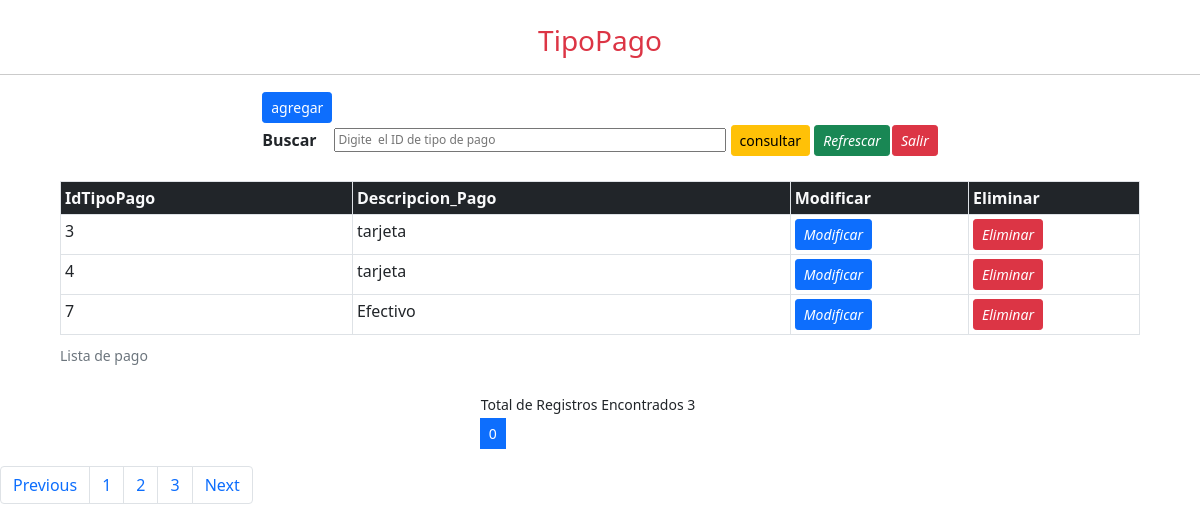
The page /Vistas/TipoPago.php on the database its author committed.
### tables this page shows
CREATE TABLE `tipopago` (
  `IdTipoPago` int(10) NOT NULL AUTO_INCREMENT,
  `Descripcion_Pago` varchar(45) NOT NULL,
  PRIMARY KEY (`IdTipoPago`)
);

### Vistas/TipoPago.php (the view, shortened to what this page needs)
<?php
 include('../Conexion/conectar.php');
?>
<?php
$maximoDatos = 4;
$paginaNumero = 0;
$inicia = $paginaNumero * $maximoDatos;
?>
<?php
if(isset($_POST['consulta'])){
                                $c = new Conexion();
                                $cone = $c->conectando();
                                $sql = "select * from  tipopago  where IdTipoPago LIKE '%$obj->IdTipoPago%'";
                                $limite =sprintf("%s limit %d, %d",$sql, $inicia, $maximoDatos);
                                $resultado = mysqli_query($cone,$limite);
                                $arreglo = mysqli_fetch_row($resultado);
                            }else{
                                $c = new Conexion();
                                $cone = $c->conectando();
                                $sql = "select * from tipopago order by IdTipoPago";
                                $limite =sprintf("%s limit %d, %d",$sql, $inicia, $maximoDatos);
                                $resultado = mysqli_query($cone,$limite);
                                $arreglo = mysqli_fetch_row($resultado);
}
?>
<?php
if(isset($_GET['totalArreglo'])){
	$totalArreglo = $_GET['totalArreglo'];
}
	else{
		$lista = mysqli_query($cone,$sql);
		$totalArreglo = mysqli_num_rows($lista);
	}
?>
<!Doctype html>
<html lang="es">
    <head>
        <link rel="stylesheet" href="../estilos/css/bootstrap.min.css">
        <link rel="stylesheet" href="../Vistas/css/bootstrap.min.css">
    </head>
    <body>
        <center>
          <br>
            <h3 class=" text-danger font-weight-normal  " >TipoPago</h3>
            <hr style="height:1px;border:none;color:#333;background-color:#333;">
            <form name="tipopago" action="" method="POST">
            <table >
                 <tr>
                    <td>
                             <a  href="TipoPagoAgregar.php"><button type="button" class="btn btn-primary btn-sm "><i class="fa fa-file-text-o" aria-hidden="true"></i>agregar</button></a>
                    </td>
                </tr>
                 <tr>
		                <th><label for="tipopago">Buscar</label></th>
		                <th><input style="font-size:12px" type="text" id="IdTipoPago" name="IdTipoPago"   placeholder="Digite  el ID de tipo de pago " size="50" >
                            <button type="submit" name="consulta" class="btn btn-warning btn-sm" ><i class="fa fa-search" aria-hidden="true"></i>consultar</button>
		                    <button type="submit" class="btn btn-success btn-sm"><i class="fa fa-undo" aria-hidden="true">Refrescar</i></button>
		                </th>
		                <th><button type="button" class="btn btn-danger btn-sm"><i class="fa fa-sign-out" aria-hidden="true">Salir</i></button></th>
                </tr>
            </table>
        </center>
            <br>
            <center>
                <table class="table  table-bordered table-hover table-sm " style="width:90%">
                        <caption><small>Lista de pago</small></caption>
                        <thead>
                            <tr class="bg-dark">
                                <th scope="col" style="width:10%"  class="text-light letra">IdTipoPago</th>
                                <th scope="col" style="width:15%" class="text-light letra">Descripcion_Pago</th>
                                <th scope="col" style="width:5%"  class="text-light letra">Modificar</th>
                                <th scope="col" style="width:5%"  class="text-light letra">Eliminar</th>
                            </tr>
                        </thead>
                        <?php
                            do{
                        ?>
                        <tbody>
                            <tr>
                                <td class="arreglo"><?php echo $arreglo[0] ?></td>
                                <td cass="arreglo"><?php echo ($arreglo[1]) ?></td>
                                <td class="letra">
                                <a href="<?php if($arreglo[0] <> ""){
                        echo "TipoPagoModificar.php?key=".urlencode($arreglo[0]);
                        } else{
                            echo "javascript:alert('Debe Consultar El Proveedor');";
                         }
                         ?>">
                                    <button name="modifica" type="button" class="btn btn-primary btn-sm"><i class="fa fa-pencil-square-o" aria-hidden="true">Modificar</i></button>
                                    </a>
                                </td>
                                <td class="letra">
                                <a href="<?php if($arreglo[0] <> ""){
                        echo "TipoPagoEliminar.php?key=".urlencode($arreglo[0]);
                        } else{
                            echo "javascript:alert('Debe Consultar El Proveedor');";
                         }
                         ?>">
                                    <button name="elimina" type="button" class="btn btn-danger btn-sm"><i class="fa fa-trash-o" aria-hidden="true">Eliminar</i></button>
                                </a>
                                </td>
                            </tr>
                        </tbody>
                        <?php
                            }while($arreglo = mysqli_fetch_row($resultado));
                        ?>
                <table>
                <tr>
                     <td><small><?php printf("Total de Registros Encontrados %d", $totalArreglo) ?></small></td>
  	            </tr>
                 <tr>
                <td style="width:90%">
                <nav aria-label="Paginador de navegacion">
                <ul class="pagination pagination-sm">
                <li class="page-item">
                   <li class="page-item active">
                     <a class="page-link"  href="#"><?php echo $paginaNumero; ?> <span class="sr-only"></span></a>
                  </li>
                  </ul>
                </nav>
                    </td>
                    </tr>
				</table>
             </center>
             <nav aria-label="Page navigation example">
  <ul class="pagination">
    <li class="page-item"><a class="page-link" href="#">Previous</a></li>
    <li class="page-item"><a class="page-link" href="#">1</a></li>
    <li class="page-item"><a class="page-link" href="#">2</a></li>
    <li class="page-item"><a class="page-link" href="#">3</a></li>
    <li class="page-item"><a class="page-link" href="#">Next</a></li>
  </ul>
</nav>
    </body>
</html>

### rows shown on the page
tipopago: IdTipoPago "3", Descripcion_Pago "tarjeta"
tipopago: IdTipoPago "4", Descripcion_Pago "tarjeta"
tipopago: IdTipoPago "7", Descripcion_Pago "Efectivo"

### other values the page prints
$totalArreglo "3"
$paginaNumero "0"
